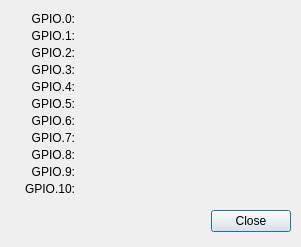
<?xml version="1.0" encoding="UTF-8"?>
<ui version="4.0">
 <class>PinFunctionsDialog</class>
 <widget class="QDialog" name="PinFunctionsDialog">
  <property name="geometry">
   <rect>
    <x>0</x>
    <y>0</y>
    <width>301</width>
    <height>247</height>
   </rect>
  </property>
  <property name="minimumSize">
   <size>
    <width>301</width>
    <height>247</height>
   </size>
  </property>
  <property name="maximumSize">
   <size>
    <width>301</width>
    <height>247</height>
   </size>
  </property>
  <property name="windowTitle">
   <string>GPIO Pin Functions</string>
  </property>
  <property name="windowIcon">
   <iconset resource="resources.qrc">
    <normaloff>:/icons/icons/active64.png</normaloff>
    <normalon>:/icons/icons/active64.png</normalon>
    <disabledoff>:/icons/icons/greyed64.png</disabledoff>
    <disabledon>:/icons/icons/greyed64.png</disabledon>
    <activeoff>:/icons/icons/active64.png</activeoff>
    <activeon>:/icons/icons/active64.png</activeon>
    <selectedoff>:/icons/icons/selected64.png</selectedoff>
    <selectedon>:/icons/icons/selected64.png</selectedon>:/icons/icons/active64.png</iconset>
  </property>
  <property name="locale">
   <locale language="English" country="UnitedStates"/>
  </property>
  <widget class="QDialogButtonBox" name="buttonBox">
   <property name="geometry">
    <rect>
     <x>10</x>
     <y>206</y>
     <width>281</width>
     <height>31</height>
    </rect>
   </property>
   <property name="orientation">
    <enum>Qt::Horizontal</enum>
   </property>
   <property name="standardButtons">
    <set>QDialogButtonBox::Close</set>
   </property>
  </widget>
  <widget class="QLabel" name="labelGPIO0Value">
   <property name="geometry">
    <rect>
     <x>80</x>
     <y>10</y>
     <width>211</width>
     <height>17</height>
    </rect>
   </property>
   <property name="text">
    <string/>
   </property>
  </widget>
  <widget class="QLabel" name="labelGPIO0">
   <property name="geometry">
    <rect>
     <x>10</x>
     <y>10</y>
     <width>65</width>
     <height>17</height>
    </rect>
   </property>
   <property name="text">
    <string>GPIO.0:</string>
   </property>
   <property name="alignment">
    <set>Qt::AlignRight|Qt::AlignTrailing|Qt::AlignVCenter</set>
   </property>
  </widget>
  <widget class="QLabel" name="labelGPIO1">
   <property name="geometry">
    <rect>
     <x>10</x>
     <y>27</y>
     <width>65</width>
     <height>17</height>
    </rect>
   </property>
   <property name="text">
    <string>GPIO.1:</string>
   </property>
   <property name="alignment">
    <set>Qt::AlignRight|Qt::AlignTrailing|Qt::AlignVCenter</set>
   </property>
  </widget>
  <widget class="QLabel" name="labelGPIO1Value">
   <property name="geometry">
    <rect>
     <x>80</x>
     <y>27</y>
     <width>211</width>
     <height>17</height>
    </rect>
   </property>
   <property name="text">
    <string/>
   </property>
  </widget>
  <widget class="QLabel" name="labelGPIO2">
   <property name="geometry">
    <rect>
     <x>10</x>
     <y>44</y>
     <width>65</width>
     <height>17</height>
    </rect>
   </property>
   <property name="text">
    <string>GPIO.2:</string>
   </property>
   <property name="alignment">
    <set>Qt::AlignRight|Qt::AlignTrailing|Qt::AlignVCenter</set>
   </property>
  </widget>
  <widget class="QLabel" name="labelGPIO2Value">
   <property name="geometry">
    <rect>
     <x>80</x>
     <y>44</y>
     <width>211</width>
     <height>17</height>
    </rect>
   </property>
   <property name="text">
    <string/>
   </property>
  </widget>
  <widget class="QLabel" name="labelGPIO3">
   <property name="geometry">
    <rect>
     <x>10</x>
     <y>61</y>
     <width>65</width>
     <height>17</height>
    </rect>
   </property>
   <property name="text">
    <string>GPIO.3:</string>
   </property>
   <property name="alignment">
    <set>Qt::AlignRight|Qt::AlignTrailing|Qt::AlignVCenter</set>
   </property>
  </widget>
  <widget class="QLabel" name="labelGPIO3Value">
   <property name="geometry">
    <rect>
     <x>80</x>
     <y>61</y>
     <width>211</width>
     <height>17</height>
    </rect>
   </property>
   <property name="text">
    <string/>
   </property>
  </widget>
  <widget class="QLabel" name="labelGPIO4">
   <property name="geometry">
    <rect>
     <x>10</x>
     <y>78</y>
     <width>65</width>
     <height>17</height>
    </rect>
   </property>
   <property name="text">
    <string>GPIO.4:</string>
   </property>
   <property name="alignment">
    <set>Qt::AlignRight|Qt::AlignTrailing|Qt::AlignVCenter</set>
   </property>
  </widget>
  <widget class="QLabel" name="labelGPIO4Value">
   <property name="geometry">
    <rect>
     <x>80</x>
     <y>78</y>
     <width>211</width>
     <height>17</height>
    </rect>
   </property>
   <property name="text">
    <string/>
   </property>
  </widget>
  <widget class="QLabel" name="labelGPIO5">
   <property name="geometry">
    <rect>
     <x>10</x>
     <y>95</y>
     <width>65</width>
     <height>17</height>
    </rect>
   </property>
   <property name="text">
    <string>GPIO.5:</string>
   </property>
   <property name="alignment">
    <set>Qt::AlignRight|Qt::AlignTrailing|Qt::AlignVCenter</set>
   </property>
  </widget>
  <widget class="QLabel" name="labelGPIO5Value">
   <property name="geometry">
    <rect>
     <x>80</x>
     <y>95</y>
     <width>211</width>
     <height>17</height>
    </rect>
   </property>
   <property name="text">
    <string/>
   </property>
  </widget>
  <widget class="QLabel" name="labelGPIO6">
   <property name="geometry">
    <rect>
     <x>10</x>
     <y>112</y>
     <width>65</width>
     <height>17</height>
    </rect>
   </property>
   <property name="text">
    <string>GPIO.6:</string>
   </property>
   <property name="alignment">
    <set>Qt::AlignRight|Qt::AlignTrailing|Qt::AlignVCenter</set>
   </property>
  </widget>
  <widget class="QLabel" name="labelGPIO6Value">
   <property name="geometry">
    <rect>
     <x>80</x>
     <y>112</y>
     <width>211</width>
     <height>17</height>
    </rect>
   </property>
   <property name="text">
    <string/>
   </property>
  </widget>
  <widget class="QLabel" name="labelGPIO7">
   <property name="geometry">
    <rect>
     <x>10</x>
     <y>129</y>
     <width>65</width>
     <height>17</height>
    </rect>
   </property>
   <property name="text">
    <string>GPIO.7:</string>
   </property>
   <property name="alignment">
    <set>Qt::AlignRight|Qt::AlignTrailing|Qt::AlignVCenter</set>
   </property>
  </widget>
  <widget class="QLabel" name="labelGPIO7Value">
   <property name="geometry">
    <rect>
     <x>80</x>
     <y>129</y>
     <width>211</width>
     <height>17</height>
    </rect>
   </property>
   <property name="text">
    <string/>
   </property>
  </widget>
  <widget class="QLabel" name="labelGPIO8">
   <property name="geometry">
    <rect>
     <x>10</x>
     <y>146</y>
     <width>65</width>
     <height>17</height>
    </rect>
   </property>
   <property name="text">
    <string>GPIO.8:</string>
   </property>
   <property name="alignment">
    <set>Qt::AlignRight|Qt::AlignTrailing|Qt::AlignVCenter</set>
   </property>
  </widget>
  <widget class="QLabel" name="labelGPIO8Value">
   <property name="geometry">
    <rect>
     <x>80</x>
     <y>146</y>
     <width>211</width>
     <height>17</height>
    </rect>
   </property>
   <property name="text">
    <string/>
   </property>
  </widget>
  <widget class="QLabel" name="labelGPIO9">
   <property name="geometry">
    <rect>
     <x>10</x>
     <y>163</y>
     <width>65</width>
     <height>17</height>
    </rect>
   </property>
   <property name="text">
    <string>GPIO.9:</string>
   </property>
   <property name="alignment">
    <set>Qt::AlignRight|Qt::AlignTrailing|Qt::AlignVCenter</set>
   </property>
  </widget>
  <widget class="QLabel" name="labelGPIO9Value">
   <property name="geometry">
    <rect>
     <x>80</x>
     <y>163</y>
     <width>211</width>
     <height>17</height>
    </rect>
   </property>
   <property name="text">
    <string/>
   </property>
  </widget>
  <widget class="QLabel" name="labelGPIO10">
   <property name="geometry">
    <rect>
     <x>10</x>
     <y>180</y>
     <width>65</width>
     <height>17</height>
    </rect>
   </property>
   <property name="text">
    <string>GPIO.10:</string>
   </property>
   <property name="alignment">
    <set>Qt::AlignRight|Qt::AlignTrailing|Qt::AlignVCenter</set>
   </property>
  </widget>
  <widget class="QLabel" name="labelGPIO10Value">
   <property name="geometry">
    <rect>
     <x>80</x>
     <y>180</y>
     <width>211</width>
     <height>17</height>
    </rect>
   </property>
   <property name="text">
    <string/>
   </property>
  </widget>
 </widget>
 <resources>
  <include location="resources.qrc"/>
 </resources>
 <connections>
  <connection>
   <sender>buttonBox</sender>
   <signal>rejected()</signal>
   <receiver>PinFunctionsDialog</receiver>
   <slot>close()</slot>
   <hints>
    <hint type="sourcelabel">
     <x>150</x>
     <y>221</y>
    </hint>
    <hint type="destinationlabel">
     <x>149</x>
     <y>123</y>
    </hint>
   </hints>
  </connection>
 </connections>
</ui>
